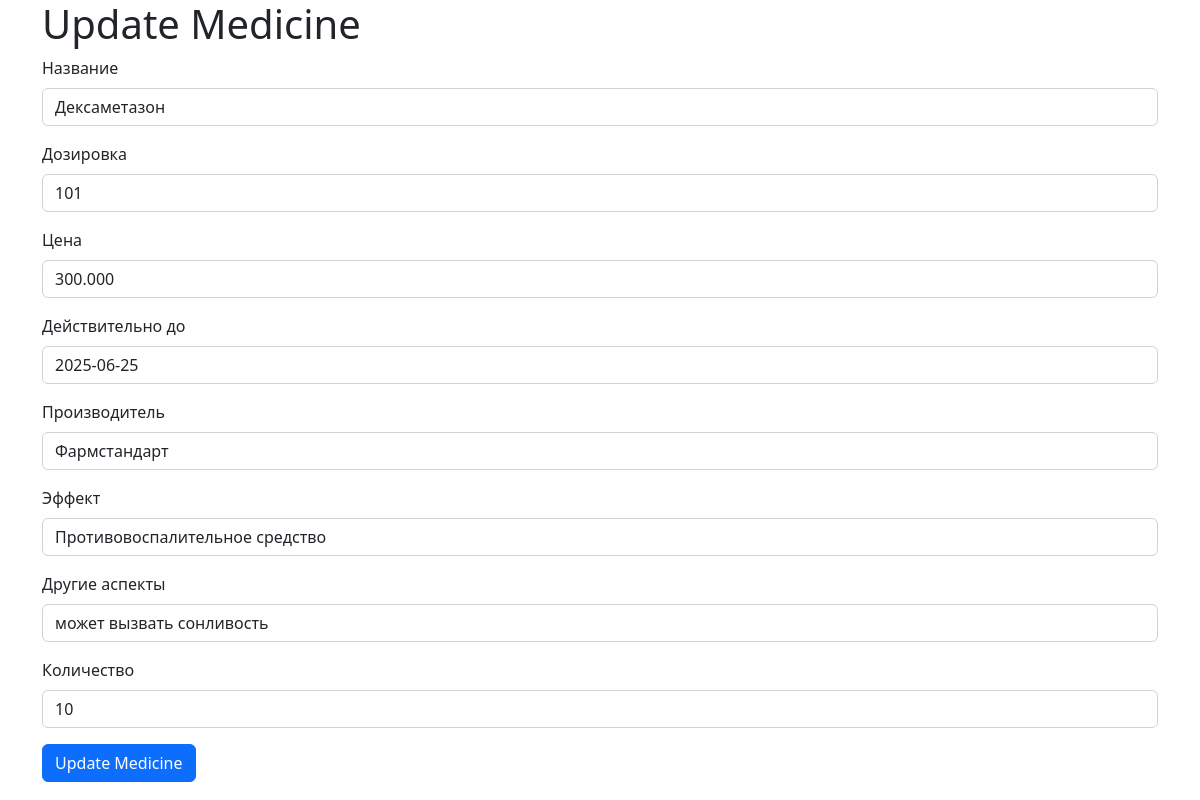
The app's page /meds/6/update/ with its own data.
### api/models.py (models this page shows, shortened)
class Medicine(models.Model):
    med_n = models.CharField(max_length=30, verbose_name="Название")
    dose = models.IntegerField(verbose_name="Дозировка", )
    price = models.DecimalField(max_digits=10, decimal_places=3, verbose_name="Цена")
    until = models.DateField(verbose_name="Действительно до")
    dev = models.CharField(max_length=30, verbose_name="Производитель")
    effect = models.CharField(max_length=100, verbose_name="Эффект")
    others = models.CharField(max_length=100, verbose_name="Другие аспекты")
    amount = models.IntegerField(verbose_name="Количество")
    class Meta:
        verbose_name = "Лекарство"
        verbose_name_plural = "Лекарства"

### api/views.py (the view)
# urls.py: path('meds/<int:pk>/update/', MedicineUpdateView.as_view(), name='upd_med'),
class MedicineUpdateView(UpdateView):
    model = Medicine
    template_name = 'form.html'
    form_class = MedicineForm
    success_url = reverse_lazy('meds-list')

### api/forms.py
class MedicineForm(forms.ModelForm):
    class Meta:
        model = Medicine
        fields = '__all__'
        widgets = {
                    'med_n': forms.TextInput(attrs={'class': 'form-control'}),
                    'dose': forms.NumberInput(attrs={'class': 'form-control'}),
                    'price': forms.NumberInput(attrs={'class': 'form-control'}),
                    'until': forms.DateInput(attrs={'class': 'form-control'}),
                    'dev': forms.TextInput(attrs={'class': 'form-control'}),
                    'effect': forms.TextInput(attrs={'class': 'form-control'}),
                    'others': forms.TextInput(attrs={'class': 'form-control'}),
                    'amount': forms.NumberInput(attrs={'class': 'form-control'}),
                }

### templates/form.html (shortened to what this page needs)
<!DOCTYPE html>
<html lang="en">
<head>
    <link href="https://cdn.jsdelivr.net/npm/bootstrap@5.2.3/dist/css/bootstrap.min.css" rel="stylesheet">
</head>
<body>
    <div class="container">
        <h1>Update Medicine</h1>
        <form method="post">
            {% for field in form %}
                <div class="mb-3">
                    <label for="{{ field.id_for_label }}" class="form-label">{{ field.label }}</label>
                    {{ field }}
                </div>
            {% endfor %}
            <button type="submit" class="btn btn-primary">Update Medicine</button>
        </form>
    </div>
</body>
</html>

### records on screen
Medicine: form "Дексаметазон" "101" "300.000" "2025-06-25" "Фармстандарт" "Противовоспалительное средство" "может вызвать сонливость" "10"

### other values on screen
{{ field.label }} "Название" "Дозировка" "Цена" "Действительно до" "Производитель" "Эффект" "Другие аспекты" "Количество"
